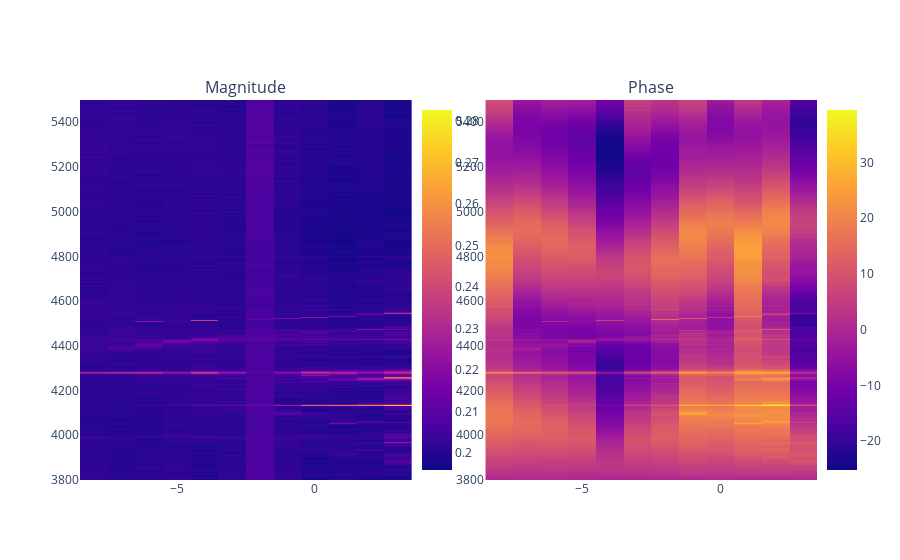

The cell this chart's notebook holds for it:
### Code cell
fig = make_subplots(rows=1, cols=2, subplot_titles=("Magnitude","Phase"))
fig.add_trace(go.Heatmap(x=lopower_array,y=qubitFreq_array,z=mags, colorbar=dict(x=.45,len=1)))
fig.add_trace(go.Heatmap(x=lopower_array,y=qubitFreq_array,z=phases, colorbar=dict(x=1,len=1)),row=1,col=2)
fig.show()

### Figure 1 — Plotly figure (JSON) as saved in the notebook; plotly's stock layout.template omitted (floating-point values rounded to 4 significant figures; data arrays with more than 128 entries replaced by an {"elided": "..."} marker saying what was removed)
{"data": [{"colorbar": {"len": 1, "x": 0.45}, "type": "heatmap", "x": [3, 2, 1, 0, -1, -2, -3, -4, -5, -6, -7, -8], "y": {"elided": "1700 int values"}, "z": {"elided": "1700x12 float values"}}, {"colorbar": {"len": 1, "x": 1}, "type": "heatmap", "x": [3, 2, 1, 0, -1, -2, -3, -4, -5, -6, -7, -8], "xaxis": "x2", "y": {"elided": "1700 int values"}, "yaxis": "y2", "z": {"elided": "1700x12 float values"}}], "layout": {"annotations": [{"font": {"size": 16}, "showarrow": false, "text": "Magnitude", "x": 0.225, "xanchor": "center", "xref": "paper", "y": 1, "yanchor": "bottom", "yref": "paper"}, {"font": {"size": 16}, "showarrow": false, "text": "Phase", "x": 0.775, "xanchor": "center", "xref": "paper", "y": 1, "yanchor": "bottom", "yref": "paper"}], "xaxis": {"anchor": "y", "domain": [0, 0.45]}, "xaxis2": {"anchor": "y2", "domain": [0.55, 1]}, "yaxis": {"anchor": "x", "domain": [0, 1]}, "yaxis2": {"anchor": "x2", "domain": [0, 1]}}}
